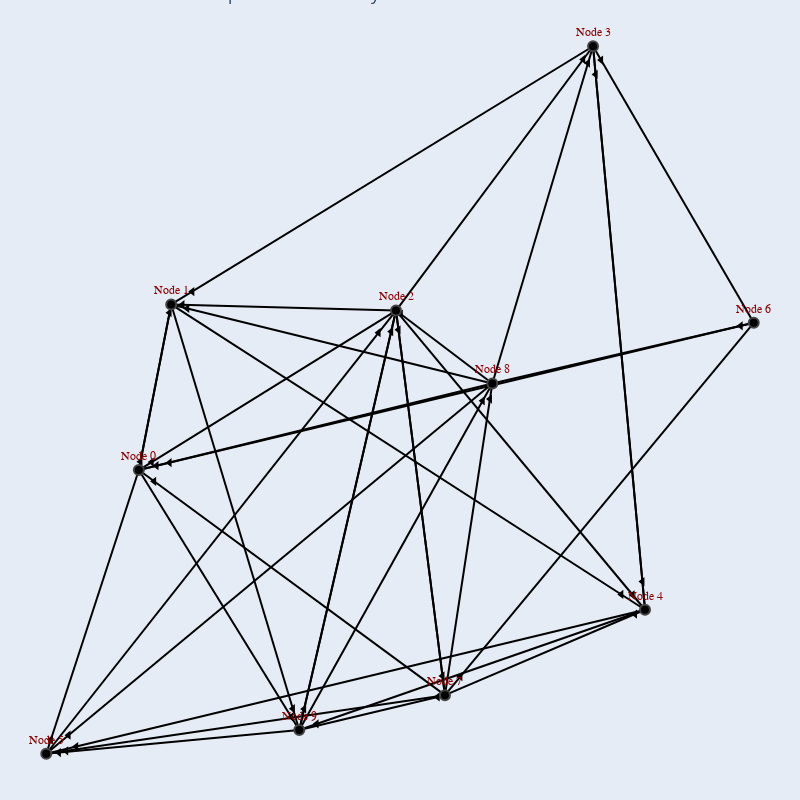

The cell this chart's notebook holds for it:
### Code cell
import plotly.graph_objects as go
import networkx as nx

# 创建图
G = nx.gnp_random_graph(10, 0.5, directed=True)

# 给节点添加额外信息
for node in G.nodes:
    G.nodes[node]['voltage'] = f"{100 + node*5}V"  # 示例电压值
    G.nodes[node]['angle'] = f"{node*10}°"  # 示例功角

# 给边添加长度信息
for edge in G.edges():
    G.edges[edge]['length'] = f"{edge[0] * edge[1] * 0.1:.2f} km"  # 示例边的长度

pos = nx.spring_layout(G)

# 创建边和箭头的位置信息
edge_x = []
edge_y = []
arrow_x = []
arrow_y = []
edge_hover_text = []  # 存储边的悬停文本信息
for edge in G.edges():
    x0, y0 = pos[edge[0]]
    x1, y1 = pos[edge[1]]
    edge_x.extend([x0, x1, None])
    edge_y.extend([y0, y1, None])
    edge_hover_text.extend([f"Length: {G.edges[edge]['length']}", "", None])

    # 计算箭头位置，略微调整箭头的位置使其不完全重叠在边上
    arrow_x.extend([0.95 * x1 + 0.05 * x0, x1, None])
    arrow_y.extend([0.95 * y1 + 0.05 * y0, y1, None])

# 创建节点的位置信息
node_x = [pos[node][0] for node in G.nodes]
node_y = [pos[node][1] for node in G.nodes]

# 创建边的图形对象
edge_trace = go.Scatter(
    x=edge_x, y=edge_y,
    line=dict(width=2, color='black'),  # 黑色线条
    mode='lines',
    hoverinfo='text',
    text=edge_hover_text)

# 创建箭头的图形对象
arrow_trace = go.Scatter(
    x=arrow_x, y=arrow_y,
    line=dict(width=0.5, color='black'),
    hoverinfo='none',
    mode='markers',
    marker=dict(size=8, color='black', symbol='triangle-left'))

# 创建节点的图形对象
node_trace = go.Scatter(
    x=node_x, y=node_y,
    mode='markers+text',
    text=[f"Node {node}" for node in G.nodes],  # 默认显示的文本
    hovertext=[f"Voltage: {G.nodes[node]['voltage']}<br>Angle: {G.nodes[node]['angle']}" for node in G.nodes],
    hoverinfo='text',
    marker=dict(
        size=10,
        color=list(G.degree),
        showscale=False,  # 关闭色彩条
        line_width=2),
    textposition="top center",
    textfont=dict(
        family="Arial",
        size=12,
        color="darkred")
)

fig = go.Figure(data=[edge_trace, arrow_trace, node_trace],
             layout=go.Layout(
                title='Interactive Network Graph Made with Plotly',
                showlegend=False,
                hovermode='closest',
                width=800,
                height=800,
                margin=dict(b=0,l=0,r=0,t=0),
                xaxis=dict(showgrid=False, zeroline=False, showticklabels=False),
                yaxis=dict(showgrid=False, zeroline=False, showticklabels=False))
                )

fig.show()

### Figure 1 — Plotly figure (JSON) as saved in the notebook; plotly's stock layout.template omitted (floating-point values rounded to 4 significant figures)
{"data": [{"hoverinfo": "text", "line": {"color": "black", "width": 2}, "mode": "lines", "text": ["Length: 0.00 km", "", null, "Length: 0.00 km", "", null, "Length: 0.00 km", "", null, "Length: 0.00 km", "", null, "Length: 0.40 km", "", null, "Length: 0.90 km", "", null, "Length: 0.00 km", "", null, "Length: 0.20 km", "", null, "Length: 0.60 km", "", null, "Length: 0.80 km", "", null, "Length: 1.40 km", "", null, "Length: 1.80 km", "", null, "Length: 0.30 km", "", null, "Length: 1.20 km", "", null, "Length: 1.20 km", "", null, "Length: 2.00 km", "", null, "Length: 3.60 km", "", null, "Length: 1.00 km", "", null, "Length: 0.00 km", "", null, "Length: 1.80 km", "", null, "Length: 4.20 km", "", null, "Length: 0.00 km", "", null, "Length: 1.40 km", "", null, "Length: 2.80 km", "", null, "Length: 3.50 km", "", null, "Length: 5.60 km", "", null, "Length: 0.00 km", "", null, "Length: 0.80 km", "", null, "Length: 1.60 km", "", null, "Length: 2.40 km", "", null, "Length: 4.00 km", "", null, "Length: 4.80 km", "", null, "Length: 1.80 km", "", null, "Length: 4.50 km", "", null, "Length: 6.30 km", "", null, "Length: 7.20 km", "", null], "x": [-0.5995, -0.5246, null, -0.5995, -0.8136, null, -0.5995, -0.2285, null, -0.5246, -0.5995, null, -0.5246, 0.5711, null, -0.5246, -0.2285, null, -0.004722, -0.5995, null, -0.004722, -0.5246, null, -0.004722, 0.4509, null, -0.004722, 0.5711, null, -0.004722, 0.1084, null, -0.004722, -0.2285, null, 0.4509, -0.5246, null, 0.4509, 0.5711, null, 0.5711, 0.4509, null, 0.5711, -0.8136, null, 0.5711, -0.2285, null, -0.8136, -0.004722, null, 0.8225, -0.5995, null, 0.8225, 0.4509, null, 0.8225, 0.1084, null, 0.1084, -0.5995, null, 0.1084, -0.004722, null, 0.1084, 0.5711, null, 0.1084, -0.8136, null, 0.1084, 0.218, null, 0.218, -0.5995, null, 0.218, -0.5246, null, 0.218, -0.004722, null, 0.218, 0.4509, null, 0.218, -0.8136, null, 0.218, 0.8225, null, -0.2285, -0.004722, null, -0.2285, -0.8136, null, -0.2285, 0.1084, null, -0.2285, 0.218, null], "y": [-0.01779, 0.3799, null, -0.01779, -0.6992, null, -0.01779, -0.6421, null, 0.3799, -0.01779, null, 0.3799, -0.3534, null, 0.3799, -0.6421, null, 0.3652, -0.01779, null, 0.3652, 0.3799, null, 0.3652, 1.0, null, 0.3652, -0.3534, null, 0.3652, -0.5585, null, 0.3652, -0.6421, null, 1.0, 0.3799, null, 1.0, -0.3534, null, -0.3534, 1.0, null, -0.3534, -0.6992, null, -0.3534, -0.6421, null, -0.6992, 0.3652, null, 0.3358, -0.01779, null, 0.3358, 1.0, null, 0.3358, -0.5585, null, -0.5585, -0.01779, null, -0.5585, 0.3652, null, -0.5585, -0.3534, null, -0.5585, -0.6992, null, -0.5585, 0.19, null, 0.19, -0.01779, null, 0.19, 0.3799, null, 0.19, 0.3652, null, 0.19, 1.0, null, 0.19, -0.6992, null, 0.19, 0.3358, null, -0.6421, 0.3652, null, -0.6421, -0.6992, null, -0.6421, -0.5585, null, -0.6421, 0.19, null], "type": "scatter"}, {"hoverinfo": "none", "line": {"color": "black", "width": 0.5}, "marker": {"color": "black", "size": 8, "symbol": "triangle-left"}, "mode": "markers", "x": [-0.5284, -0.5246, null, -0.8029, -0.8136, null, -0.247, -0.2285, null, -0.5957, -0.5995, null, 0.5163, 0.5711, null, -0.2433, -0.2285, null, -0.5697, -0.5995, null, -0.4986, -0.5246, null, 0.4281, 0.4509, null, 0.5423, 0.5711, null, 0.1028, 0.1084, null, -0.2173, -0.2285, null, -0.4758, -0.5246, null, 0.565, 0.5711, null, 0.4569, 0.4509, null, -0.7443, -0.8136, null, -0.1885, -0.2285, null, -0.04516, -0.004722, null, -0.5284, -0.5995, null, 0.4695, 0.4509, null, 0.1441, 0.1084, null, -0.5641, -0.5995, null, 0.0009355, -0.004722, null, 0.5479, 0.5711, null, -0.7675, -0.8136, null, 0.2125, 0.218, null, -0.5586, -0.5995, null, -0.4875, -0.5246, null, 0.006412, -0.004722, null, 0.4392, 0.4509, null, -0.762, -0.8136, null, 0.7923, 0.8225, null, -0.01591, -0.004722, null, -0.7843, -0.8136, null, 0.09159, 0.1084, null, 0.1956, 0.218, null], "y": [0.36, 0.3799, null, -0.6651, -0.6992, null, -0.6109, -0.6421, null, 0.002098, -0.01779, null, -0.3167, -0.3534, null, -0.591, -0.6421, null, 0.001362, -0.01779, null, 0.3792, 0.3799, null, 0.9683, 1.0, null, -0.3174, -0.3534, null, -0.5123, -0.5585, null, -0.5917, -0.6421, null, 0.4109, 0.3799, null, -0.2857, -0.3534, null, 0.9323, 1.0, null, -0.6819, -0.6992, null, -0.6276, -0.6421, null, 0.312, 0.3652, null, -0.0001061, -0.01779, null, 0.9668, 1.0, null, -0.5138, -0.5585, null, -0.04482, -0.01779, null, 0.319, 0.3652, null, -0.3636, -0.3534, null, -0.6922, -0.6992, null, 0.1526, 0.19, null, -0.007398, -0.01779, null, 0.3704, 0.3799, null, 0.3564, 0.3652, null, 0.9595, 1.0, null, -0.6547, -0.6992, null, 0.3285, 0.3358, null, 0.3148, 0.3652, null, -0.6963, -0.6992, null, -0.5627, -0.5585, null, 0.1484, 0.19, null], "type": "scatter"}, {"hoverinfo": "text", "hovertext": ["Voltage: 100V<br>Angle: 0°", "Voltage: 105V<br>Angle: 10°", "Voltage: 110V<br>Angle: 20°", "Voltage: 115V<br>Angle: 30°", "Voltage: 120V<br>Angle: 40°", "Voltage: 125V<br>Angle: 50°", "Voltage: 130V<br>Angle: 60°", "Voltage: 135V<br>Angle: 70°", "Voltage: 140V<br>Angle: 80°", "Voltage: 145V<br>Angle: 90°"], "marker": {"color": [[0, 8], [1, 7], [2, 10], [3, 6], [4, 7], [5, 6], [6, 4], [7, 8], [8, 8], [9, 8]], "line": {"width": 2}, "showscale": false, "size": 10}, "mode": "markers+text", "text": ["Node 0", "Node 1", "Node 2", "Node 3", "Node 4", "Node 5", "Node 6", "Node 7", "Node 8", "Node 9"], "textfont": {"color": "darkred", "family": "Arial", "size": 12}, "textposition": "top center", "x": [-0.5995, -0.5246, -0.004722, 0.4509, 0.5711, -0.8136, 0.8225, 0.1084, 0.218, -0.2285], "y": [-0.01779, 0.3799, 0.3652, 1.0, -0.3534, -0.6992, 0.3358, -0.5585, 0.19, -0.6421], "type": "scatter"}], "layout": {"height": 800, "hovermode": "closest", "margin": {"b": 0, "l": 0, "r": 0, "t": 0}, "showlegend": false, "title": {"text": "Interactive Network Graph Made with Plotly"}, "width": 800, "xaxis": {"showgrid": false, "showticklabels": false, "zeroline": false}, "yaxis": {"showgrid": false, "showticklabels": false, "zeroline": false}}}
